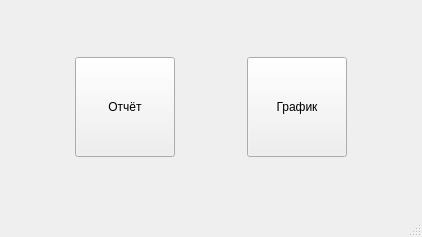
<?xml version="1.0" encoding="UTF-8"?>
<ui version="4.0">
 <class>choiceWindow</class>
 <widget class="QMainWindow" name="choiceWindow">
  <property name="geometry">
   <rect>
    <x>0</x>
    <y>0</y>
    <width>422</width>
    <height>237</height>
   </rect>
  </property>
  <property name="windowTitle">
   <string>Choice </string>
  </property>
  <widget class="QWidget" name="centralwidget">
   <layout class="QHBoxLayout" name="horizontalLayout">
    <item>
     <widget class="QToolButton" name="toolButton">
      <property name="minimumSize">
       <size>
        <width>100</width>
        <height>100</height>
       </size>
      </property>
      <property name="text">
       <string>Отчёт</string>
      </property>
     </widget>
    </item>
    <item>
     <widget class="QToolButton" name="toolButton_2">
      <property name="minimumSize">
       <size>
        <width>100</width>
        <height>100</height>
       </size>
      </property>
      <property name="text">
       <string>График</string>
      </property>
     </widget>
    </item>
   </layout>
  </widget>
  <widget class="QStatusBar" name="statusbar"/>
 </widget>
 <resources/>
 <connections/>
</ui>
